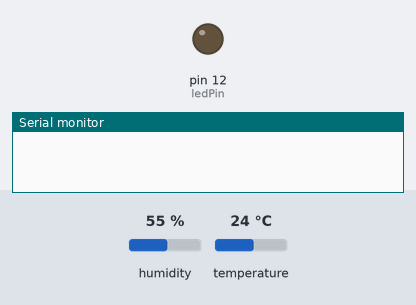
The sketch below on a simulated Arduino Uno, built with avr-gcc and run on an emulated ATmega328P. On the bench: output pins drawn as LEDs (lit = HIGH), the last lines printed to the serial monitor. The test bench sets the inputs (shaded band); at power-on: humidity 55 %, temperature 24 °C.

Above: at 0.1 s.
At 5.1 s:
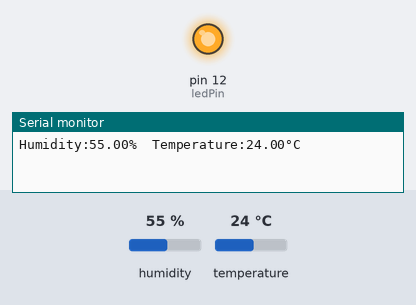
Timing chart, 0 to 6.6 s (numbered marks = the images above):
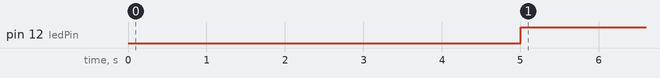

Measured:
- by itself, pin 12 (ledPin): LOW → HIGH at 5.0 s

The sketch:

Sensor_raspi.ino
```cpp
#include <DHT.h>
#include "Adafruit_Sensor.h"

#define DHTPIN 14
#define DHTTYPE DHT22

DHT dht(DHTPIN, DHTTYPE);
const int ledPin = 12;

void setup() {
  Serial.begin(115200);
  pinMode(ledPin, OUTPUT);
  delay(5000);

  dht.begin();
}

void loop() {
  float h = dht.readHumidity();
  float t = dht.readTemperature();

  if (isnan(h) || isnan(t)) {
    Serial.println("❌ Failed to read from DHT22!");
  } else {
    Serial.print("Humidity:");
    Serial.print(h);
    Serial.print("%  ");
    Serial.print("Temperature:");
    Serial.print(t);
    Serial.println("°C");
    digitalWrite(ledPin, HIGH);
  }

  delay(3000);
}
```
